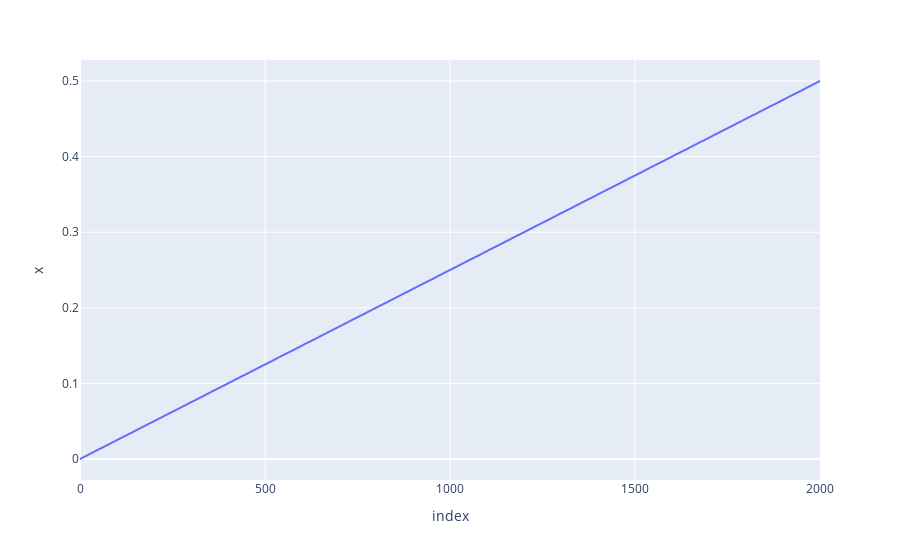

Notebook code cell kept with this figure:
### Code cell
px.line(data_frame=df, x = df.index, y = 'x')

### Figure 1 — Plotly figure (JSON) as saved in the notebook; plotly's stock layout.template omitted (floating-point values rounded to 4 significant figures; data arrays with more than 128 entries replaced by an {"elided": "..."} marker saying what was removed)
{"data": [{"hovertemplate": "index=%{x}<br>x=%{y}<extra></extra>", "legendgroup": "", "line": {"color": "#636efa", "dash": "solid"}, "marker": {"symbol": "circle"}, "mode": "lines", "name": "", "showlegend": false, "type": "scattergl", "x": {"elided": "2001 int values"}, "xaxis": "x", "y": {"elided": "2001 float values"}, "yaxis": "y"}], "layout": {"autosize": true, "legend": {"tracegroupgap": 0}, "margin": {"t": 60}, "xaxis": {"anchor": "y", "autorange": true, "domain": [0, 1], "range": [0, 2000], "title": {"text": "index"}, "type": "linear"}, "yaxis": {"anchor": "x", "autorange": true, "domain": [0, 1], "range": [-0.02778, 0.5278], "title": {"text": "x"}, "type": "linear"}}}
